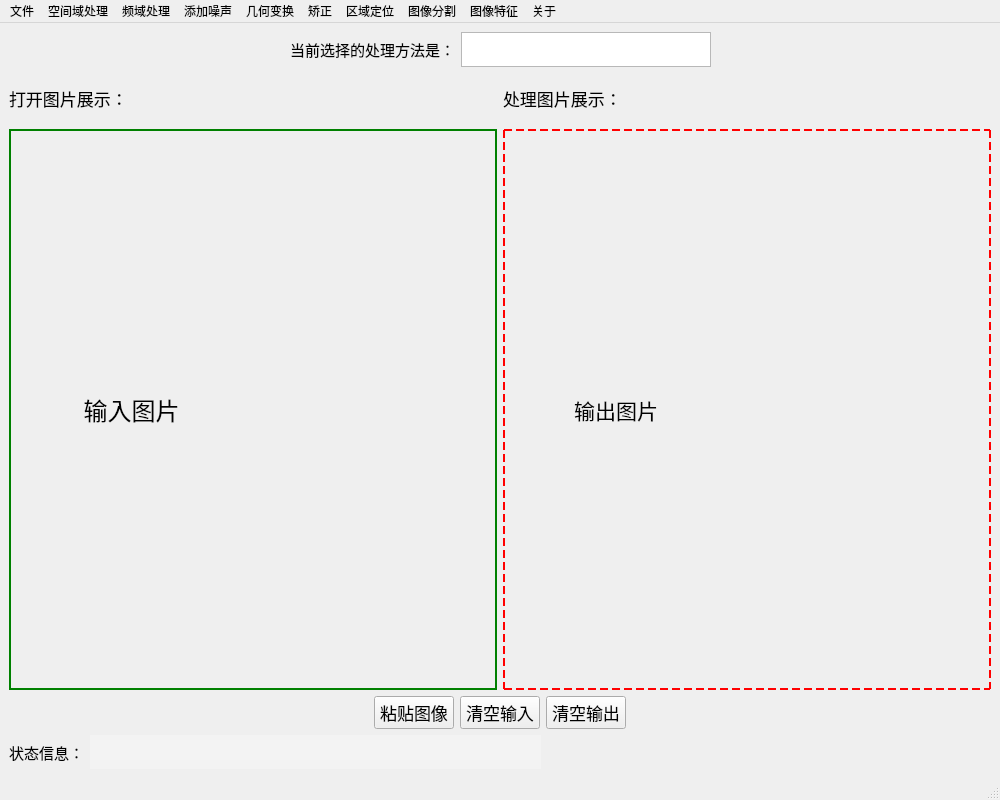
<?xml version="1.0" encoding="UTF-8"?>
<ui version="4.0">
 <class>MainWindow</class>
 <widget class="QMainWindow" name="MainWindow">
  <property name="geometry">
   <rect>
    <x>0</x>
    <y>0</y>
    <width>1000</width>
    <height>800</height>
   </rect>
  </property>
  <property name="minimumSize">
   <size>
    <width>1000</width>
    <height>800</height>
   </size>
  </property>
  <property name="windowTitle">
   <string>DIP_ToolBox</string>
  </property>
  <property name="styleSheet">
   <string notr="true"/>
  </property>
  <widget class="QWidget" name="centralwidget">
   <layout class="QGridLayout" name="gridLayout">
    <item row="0" column="0">
     <layout class="QHBoxLayout" name="horizontalLayout_3">
      <item>
       <spacer name="horizontalSpacer_3">
        <property name="orientation">
         <enum>Qt::Horizontal</enum>
        </property>
        <property name="sizeHint" stdset="0">
         <size>
          <width>40</width>
          <height>20</height>
         </size>
        </property>
       </spacer>
      </item>
      <item>
       <widget class="QLabel" name="label_5">
        <property name="maximumSize">
         <size>
          <width>190</width>
          <height>30</height>
         </size>
        </property>
        <property name="font">
         <font>
          <family>Adobe 宋体 Std L</family>
          <pointsize>11</pointsize>
         </font>
        </property>
        <property name="text">
         <string>当前选择的处理方法是：</string>
        </property>
       </widget>
      </item>
      <item>
       <widget class="QTextBrowser" name="textBrowser">
        <property name="maximumSize">
         <size>
          <width>250</width>
          <height>35</height>
         </size>
        </property>
        <property name="palette">
         <palette>
          <active>
           <colorrole role="WindowText">
            <brush brushstyle="SolidPattern">
             <color alpha="255">
              <red>0</red>
              <green>0</green>
              <blue>0</blue>
             </color>
            </brush>
           </colorrole>
           <colorrole role="Text">
            <brush brushstyle="SolidPattern">
             <color alpha="255">
              <red>255</red>
              <green>0</green>
              <blue>0</blue>
             </color>
            </brush>
           </colorrole>
           <colorrole role="PlaceholderText">
            <brush brushstyle="NoBrush">
             <color alpha="128">
              <red>255</red>
              <green>0</green>
              <blue>0</blue>
             </color>
            </brush>
           </colorrole>
          </active>
          <inactive>
           <colorrole role="WindowText">
            <brush brushstyle="SolidPattern">
             <color alpha="255">
              <red>0</red>
              <green>0</green>
              <blue>0</blue>
             </color>
            </brush>
           </colorrole>
           <colorrole role="Text">
            <brush brushstyle="SolidPattern">
             <color alpha="255">
              <red>255</red>
              <green>0</green>
              <blue>0</blue>
             </color>
            </brush>
           </colorrole>
           <colorrole role="PlaceholderText">
            <brush brushstyle="NoBrush">
             <color alpha="128">
              <red>255</red>
              <green>0</green>
              <blue>0</blue>
             </color>
            </brush>
           </colorrole>
          </inactive>
          <disabled>
           <colorrole role="WindowText">
            <brush brushstyle="SolidPattern">
             <color alpha="255">
              <red>120</red>
              <green>120</green>
              <blue>120</blue>
             </color>
            </brush>
           </colorrole>
           <colorrole role="Text">
            <brush brushstyle="SolidPattern">
             <color alpha="255">
              <red>120</red>
              <green>120</green>
              <blue>120</blue>
             </color>
            </brush>
           </colorrole>
           <colorrole role="PlaceholderText">
            <brush brushstyle="NoBrush">
             <color alpha="128">
              <red>255</red>
              <green>0</green>
              <blue>0</blue>
             </color>
            </brush>
           </colorrole>
          </disabled>
         </palette>
        </property>
        <property name="font">
         <font>
          <pointsize>11</pointsize>
          <weight>75</weight>
          <bold>true</bold>
         </font>
        </property>
        <property name="focusPolicy">
         <enum>Qt::NoFocus</enum>
        </property>
        <property name="styleSheet">
         <string notr="true">background-color: rgb(255, 255, 255, 60)
rgb(255, 0, 0)</string>
        </property>
       </widget>
      </item>
      <item>
       <spacer name="horizontalSpacer_4">
        <property name="orientation">
         <enum>Qt::Horizontal</enum>
        </property>
        <property name="sizeHint" stdset="0">
         <size>
          <width>40</width>
          <height>20</height>
         </size>
        </property>
       </spacer>
      </item>
     </layout>
    </item>
    <item row="1" column="0">
     <layout class="QHBoxLayout" name="horizontalLayout_2">
      <item>
       <layout class="QVBoxLayout" name="verticalLayout_2">
        <item>
         <widget class="QLabel" name="label_3">
          <property name="maximumSize">
           <size>
            <width>400</width>
            <height>50</height>
           </size>
          </property>
          <property name="font">
           <font>
            <pointsize>13</pointsize>
           </font>
          </property>
          <property name="text">
           <string>打开图片展示：</string>
          </property>
         </widget>
        </item>
        <item>
         <widget class="QLabel" name="label">
          <property name="sizePolicy">
           <sizepolicy hsizetype="Ignored" vsizetype="Ignored">
            <horstretch>0</horstretch>
            <verstretch>0</verstretch>
           </sizepolicy>
          </property>
          <property name="font">
           <font>
            <pointsize>18</pointsize>
            <kerning>true</kerning>
           </font>
          </property>
          <property name="styleSheet">
           <string notr="true">border-style: solid;
border-width: 2px;
border-color: green;</string>
          </property>
          <property name="text">
           <string>          输入图片</string>
          </property>
         </widget>
        </item>
       </layout>
      </item>
      <item>
       <layout class="QVBoxLayout" name="verticalLayout">
        <item>
         <widget class="QLabel" name="label_4">
          <property name="maximumSize">
           <size>
            <width>400</width>
            <height>50</height>
           </size>
          </property>
          <property name="font">
           <font>
            <pointsize>13</pointsize>
           </font>
          </property>
          <property name="text">
           <string>处理图片展示：</string>
          </property>
         </widget>
        </item>
        <item>
         <widget class="QLabel" name="label_2">
          <property name="sizePolicy">
           <sizepolicy hsizetype="Ignored" vsizetype="Ignored">
            <horstretch>0</horstretch>
            <verstretch>0</verstretch>
           </sizepolicy>
          </property>
          <property name="font">
           <font>
            <pointsize>16</pointsize>
           </font>
          </property>
          <property name="styleSheet">
           <string notr="true">border-style: dashed;
border-width: 2px;
border-color: red;
border: 2px dashed red;</string>
          </property>
          <property name="text">
           <string>           输出图片</string>
          </property>
         </widget>
        </item>
       </layout>
      </item>
     </layout>
    </item>
    <item row="2" column="0">
     <layout class="QHBoxLayout" name="horizontalLayout">
      <item>
       <spacer name="horizontalSpacer">
        <property name="orientation">
         <enum>Qt::Horizontal</enum>
        </property>
        <property name="sizeHint" stdset="0">
         <size>
          <width>396</width>
          <height>20</height>
         </size>
        </property>
       </spacer>
      </item>
      <item>
       <widget class="QPushButton" name="pushButton_3">
        <property name="font">
         <font>
          <pointsize>13</pointsize>
         </font>
        </property>
        <property name="text">
         <string>粘贴图像</string>
        </property>
       </widget>
      </item>
      <item>
       <widget class="QPushButton" name="pushButton">
        <property name="font">
         <font>
          <pointsize>13</pointsize>
         </font>
        </property>
        <property name="text">
         <string>清空输入</string>
        </property>
       </widget>
      </item>
      <item>
       <widget class="QPushButton" name="pushButton_2">
        <property name="font">
         <font>
          <pointsize>13</pointsize>
         </font>
        </property>
        <property name="text">
         <string>清空输出</string>
        </property>
       </widget>
      </item>
      <item>
       <spacer name="horizontalSpacer_2">
        <property name="orientation">
         <enum>Qt::Horizontal</enum>
        </property>
        <property name="sizeHint" stdset="0">
         <size>
          <width>396</width>
          <height>20</height>
         </size>
        </property>
       </spacer>
      </item>
     </layout>
    </item>
    <item row="3" column="0">
     <layout class="QHBoxLayout" name="horizontalLayout_4">
      <item>
       <widget class="QLabel" name="label_6">
        <property name="maximumSize">
         <size>
          <width>1920</width>
          <height>30</height>
         </size>
        </property>
        <property name="font">
         <font>
          <pointsize>11</pointsize>
         </font>
        </property>
        <property name="text">
         <string>状态信息：</string>
        </property>
       </widget>
      </item>
      <item>
       <widget class="QTextBrowser" name="textBrowser_2">
        <property name="maximumSize">
         <size>
          <width>3000</width>
          <height>34</height>
         </size>
        </property>
        <property name="font">
         <font>
          <family>Calibri</family>
          <pointsize>11</pointsize>
         </font>
        </property>
        <property name="focusPolicy">
         <enum>Qt::NoFocus</enum>
        </property>
        <property name="styleSheet">
         <string notr="true">background-color: rgb(255, 255, 255, 60)</string>
        </property>
        <property name="frameShape">
         <enum>QFrame::NoFrame</enum>
        </property>
       </widget>
      </item>
      <item>
       <spacer name="horizontalSpacer_5">
        <property name="orientation">
         <enum>Qt::Horizontal</enum>
        </property>
        <property name="sizeHint" stdset="0">
         <size>
          <width>285</width>
          <height>20</height>
         </size>
        </property>
       </spacer>
      </item>
     </layout>
    </item>
   </layout>
  </widget>
  <widget class="QMenuBar" name="menubar">
   <property name="geometry">
    <rect>
     <x>0</x>
     <y>0</y>
     <width>1000</width>
     <height>26</height>
    </rect>
   </property>
   <widget class="QMenu" name="menufile">
    <property name="title">
     <string>文件</string>
    </property>
    <addaction name="separator"/>
    <addaction name="actionopen"/>
    <addaction name="separator"/>
    <addaction name="actionsave"/>
    <addaction name="separator"/>
   </widget>
   <widget class="QMenu" name="menu">
    <property name="title">
     <string>空间域处理</string>
    </property>
    <widget class="QMenu" name="menu_5">
     <property name="title">
      <string>点运算</string>
     </property>
     <addaction name="separator"/>
     <addaction name="actionhdh_2"/>
     <addaction name="separator"/>
     <addaction name="actionerzhihua"/>
     <addaction name="separator"/>
     <addaction name="actiongamma"/>
     <addaction name="separator"/>
     <addaction name="actionjhh"/>
     <addaction name="separator"/>
    </widget>
    <widget class="QMenu" name="menu_6">
     <property name="title">
      <string>平滑</string>
     </property>
     <addaction name="separator"/>
     <addaction name="actiongs"/>
     <addaction name="separator"/>
     <addaction name="actionzh"/>
     <addaction name="separator"/>
     <addaction name="actionjz"/>
     <addaction name="separator"/>
    </widget>
    <widget class="QMenu" name="menu_7">
     <property name="title">
      <string>锐化</string>
     </property>
     <addaction name="separator"/>
     <addaction name="actionsobel"/>
     <addaction name="separator"/>
     <addaction name="actionlpls"/>
     <addaction name="separator"/>
    </widget>
    <addaction name="separator"/>
    <addaction name="menu_5"/>
    <addaction name="separator"/>
    <addaction name="menu_6"/>
    <addaction name="separator"/>
    <addaction name="menu_7"/>
    <addaction name="separator"/>
   </widget>
   <widget class="QMenu" name="menu_2">
    <property name="title">
     <string>频域处理</string>
    </property>
    <addaction name="separator"/>
    <addaction name="actionttlb"/>
    <addaction name="separator"/>
   </widget>
   <widget class="QMenu" name="menu_3">
    <property name="title">
     <string>几何变换</string>
    </property>
    <widget class="QMenu" name="menu_8">
     <property name="title">
      <string>常规</string>
     </property>
     <widget class="QMenu" name="menu_11">
      <property name="title">
       <string>镜像</string>
      </property>
      <addaction name="separator"/>
      <addaction name="actionspjx_2"/>
      <addaction name="separator"/>
      <addaction name="actionczjx_2"/>
      <addaction name="separator"/>
      <addaction name="actionspczfz"/>
      <addaction name="separator"/>
     </widget>
     <addaction name="separator"/>
     <addaction name="actionresize"/>
     <addaction name="separator"/>
     <addaction name="menu_11"/>
     <addaction name="separator"/>
     <addaction name="actionrotate"/>
     <addaction name="separator"/>
    </widget>
    <widget class="QMenu" name="menu_9">
     <property name="title">
      <string>哈哈镜</string>
     </property>
     <widget class="QMenu" name="menu_12">
      <property name="title">
       <string>凹陷</string>
      </property>
      <addaction name="separator"/>
      <addaction name="actionneia"/>
      <addaction name="separator"/>
      <addaction name="actionwaia"/>
      <addaction name="separator"/>
     </widget>
     <widget class="QMenu" name="menu_13">
      <property name="title">
       <string>错切</string>
      </property>
      <addaction name="separator"/>
      <addaction name="actionspcq"/>
      <addaction name="separator"/>
      <addaction name="actionczcq"/>
      <addaction name="separator"/>
     </widget>
     <addaction name="separator"/>
     <addaction name="actions"/>
     <addaction name="separator"/>
     <addaction name="actionsjx"/>
     <addaction name="separator"/>
     <addaction name="menu_12"/>
     <addaction name="separator"/>
     <addaction name="menu_13"/>
     <addaction name="separator"/>
    </widget>
    <addaction name="separator"/>
    <addaction name="menu_8"/>
    <addaction name="separator"/>
    <addaction name="menu_9"/>
    <addaction name="separator"/>
   </widget>
   <widget class="QMenu" name="menu_4">
    <property name="title">
     <string>添加噪声</string>
    </property>
    <addaction name="separator"/>
    <addaction name="actiongs_2"/>
    <addaction name="separator"/>
    <addaction name="actionps"/>
    <addaction name="separator"/>
    <addaction name="actionun"/>
    <addaction name="separator"/>
   </widget>
   <widget class="QMenu" name="menu_10">
    <property name="title">
     <string>矫正</string>
    </property>
    <addaction name="separator"/>
    <addaction name="actiontsbh"/>
    <addaction name="separator"/>
   </widget>
   <widget class="QMenu" name="menu_14">
    <property name="title">
     <string>区域定位</string>
    </property>
    <addaction name="separator"/>
    <addaction name="actiontxmtq"/>
    <addaction name="separator"/>
    <addaction name="actionewm"/>
    <addaction name="separator"/>
    <addaction name="actioncp"/>
    <addaction name="separator"/>
   </widget>
   <widget class="QMenu" name="menu_15">
    <property name="title">
     <string>图像分割</string>
    </property>
    <addaction name="separator"/>
    <addaction name="actionkm"/>
    <addaction name="separator"/>
    <addaction name="actioncdx"/>
    <addaction name="separator"/>
   </widget>
   <widget class="QMenu" name="menu_16">
    <property name="title">
     <string>图像特征</string>
    </property>
    <widget class="QMenu" name="menutxpp">
     <property name="maximumSize">
      <size>
       <width>16777214</width>
       <height>16777215</height>
      </size>
     </property>
     <property name="title">
      <string>图像匹配</string>
     </property>
     <addaction name="separator"/>
     <addaction name="actionHu"/>
     <addaction name="separator"/>
     <addaction name="action_ORB"/>
    </widget>
    <widget class="QMenu" name="menulktq">
     <property name="title">
      <string>几何形状特征</string>
     </property>
     <addaction name="separator"/>
     <addaction name="actionlktq_2"/>
     <addaction name="separator"/>
     <addaction name="actionwjy"/>
     <addaction name="separator"/>
     <addaction name="actionwjjz"/>
     <addaction name="separator"/>
     <addaction name="actionzxwj"/>
     <addaction name="separator"/>
    </widget>
    <addaction name="separator"/>
    <addaction name="menulktq"/>
    <addaction name="separator"/>
    <addaction name="menutxpp"/>
    <addaction name="separator"/>
   </widget>
   <widget class="QMenu" name="menu_17">
    <property name="title">
     <string>关于</string>
    </property>
    <addaction name="separator"/>
    <addaction name="actionabout_me"/>
    <addaction name="separator"/>
   </widget>
   <addaction name="menufile"/>
   <addaction name="menu"/>
   <addaction name="menu_2"/>
   <addaction name="menu_4"/>
   <addaction name="menu_3"/>
   <addaction name="menu_10"/>
   <addaction name="menu_14"/>
   <addaction name="menu_15"/>
   <addaction name="menu_16"/>
   <addaction name="menu_17"/>
  </widget>
  <widget class="QStatusBar" name="statusbar"/>
  <action name="actionopen">
   <property name="text">
    <string>选择图片</string>
   </property>
  </action>
  <action name="actionsave">
   <property name="text">
    <string>保存图片</string>
   </property>
  </action>
  <action name="action2">
   <property name="text">
    <string>直方图修正</string>
   </property>
  </action>
  <action name="actiond">
   <property name="text">
    <string>伽马变换</string>
   </property>
  </action>
  <action name="actionerzhihua">
   <property name="text">
    <string>二值化</string>
   </property>
  </action>
  <action name="actiongamma">
   <property name="text">
    <string>伽马变换</string>
   </property>
  </action>
  <action name="actionjhh">
   <property name="text">
    <string>直方图均衡化</string>
   </property>
  </action>
  <action name="actiongs">
   <property name="text">
    <string>高斯滤波</string>
   </property>
  </action>
  <action name="actionzh">
   <property name="text">
    <string>中值滤波</string>
   </property>
  </action>
  <action name="actionjz">
   <property name="text">
    <string>均值滤波</string>
   </property>
  </action>
  <action name="actionsobel">
   <property name="text">
    <string>sobel</string>
   </property>
  </action>
  <action name="actionlpls">
   <property name="text">
    <string>拉普拉斯锐化</string>
   </property>
  </action>
  <action name="actionttlb">
   <property name="text">
    <string>同态滤波</string>
   </property>
  </action>
  <action name="actionhdh">
   <property name="text">
    <string>灰度化</string>
   </property>
  </action>
  <action name="actionhdh_2">
   <property name="text">
    <string>灰度化</string>
   </property>
  </action>
  <action name="actiongs_2">
   <property name="text">
    <string>高斯噪声</string>
   </property>
  </action>
  <action name="actionps">
   <property name="text">
    <string>椒盐噪声</string>
   </property>
  </action>
  <action name="actionun">
   <property name="text">
    <string>均匀噪声</string>
   </property>
  </action>
  <action name="actionenlarge">
   <property name="text">
    <string>改变大小</string>
   </property>
  </action>
  <action name="actionmin">
   <property name="text">
    <string>min</string>
   </property>
  </action>
  <action name="actionspjx">
   <property name="text">
    <string>镜像</string>
   </property>
  </action>
  <action name="actionczjx">
   <property name="text">
    <string/>
   </property>
  </action>
  <action name="actionxz">
   <property name="text">
    <string>xz</string>
   </property>
  </action>
  <action name="actionresize">
   <property name="text">
    <string>更改大小</string>
   </property>
  </action>
  <action name="actionrotate">
   <property name="text">
    <string>旋转</string>
   </property>
  </action>
  <action name="actions">
   <property name="text">
    <string>s形</string>
   </property>
  </action>
  <action name="actionsjx">
   <property name="text">
    <string>三角形</string>
   </property>
  </action>
  <action name="actionna">
   <property name="text">
    <string>内凹</string>
   </property>
  </action>
  <action name="actionwa">
   <property name="text">
    <string>外凹</string>
   </property>
  </action>
  <action name="actiontsbh">
   <property name="text">
    <string>透视变换</string>
   </property>
  </action>
  <action name="actionspjx_2">
   <property name="text">
    <string>水平镜像</string>
   </property>
  </action>
  <action name="actionczjx_2">
   <property name="text">
    <string>垂直镜像</string>
   </property>
  </action>
  <action name="actionspczfz">
   <property name="text">
    <string>水平+垂直</string>
   </property>
  </action>
  <action name="actionneia">
   <property name="text">
    <string>内凹</string>
   </property>
  </action>
  <action name="actionwaia">
   <property name="text">
    <string>外凹</string>
   </property>
  </action>
  <action name="actionspcq">
   <property name="text">
    <string>水平错切</string>
   </property>
  </action>
  <action name="actionczcq">
   <property name="text">
    <string>垂直错切</string>
   </property>
  </action>
  <action name="actiontxmtq">
   <property name="text">
    <string>条形码</string>
   </property>
  </action>
  <action name="actionewm">
   <property name="text">
    <string>二维码</string>
   </property>
  </action>
  <action name="actioncp">
   <property name="text">
    <string>车牌</string>
   </property>
  </action>
  <action name="actionkm">
   <property name="text">
    <string>KMeans图像分割</string>
   </property>
  </action>
  <action name="actioncdx">
   <property name="text">
    <string>车道线检测</string>
   </property>
  </action>
  <action name="actionHu">
   <property name="text">
    <string>Hu矩的图像形状匹配</string>
   </property>
  </action>
  <action name="action_ORB">
   <property name="text">
    <string> ORB 算法的图像匹配</string>
   </property>
  </action>
  <action name="actionlktq_2">
   <property name="text">
    <string>轮廓提取</string>
   </property>
  </action>
  <action name="actionwjy">
   <property name="text">
    <string>外接圆</string>
   </property>
  </action>
  <action name="actionwjjz">
   <property name="text">
    <string>外界矩阵</string>
   </property>
  </action>
  <action name="actionzxwj">
   <property name="text">
    <string>最小外接矩阵</string>
   </property>
  </action>
  <action name="actionabout_me">
   <property name="text">
    <string>关于我</string>
   </property>
  </action>
 </widget>
 <resources/>
 <connections/>
</ui>
